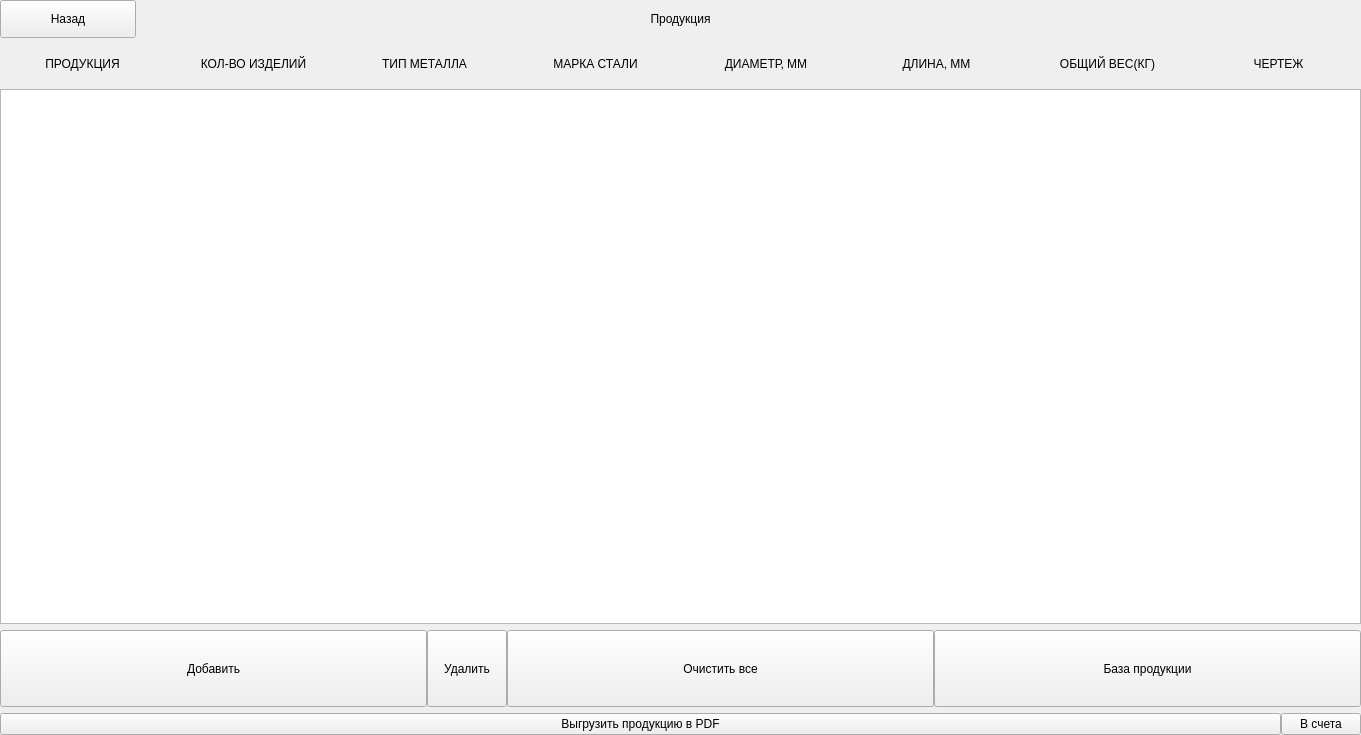
<?xml version="1.0" encoding="UTF-8"?>
<ui version="4.0">
 <class>products_frame</class>
 <widget class="QFrame" name="products_frame">
  <property name="geometry">
   <rect>
    <x>0</x>
    <y>0</y>
    <width>1361</width>
    <height>735</height>
   </rect>
  </property>
  <property name="windowTitle">
   <string>Frame</string>
  </property>
  <layout class="QVBoxLayout" name="verticalLayout_2">
   <property name="spacing">
    <number>0</number>
   </property>
   <property name="leftMargin">
    <number>0</number>
   </property>
   <property name="topMargin">
    <number>0</number>
   </property>
   <property name="rightMargin">
    <number>0</number>
   </property>
   <property name="bottomMargin">
    <number>0</number>
   </property>
   <item>
    <layout class="QVBoxLayout" name="frame_layout" stretch="1,1,14,2,2">
     <property name="spacing">
      <number>6</number>
     </property>
     <property name="topMargin">
      <number>0</number>
     </property>
     <property name="bottomMargin">
      <number>0</number>
     </property>
     <item>
      <layout class="QHBoxLayout" name="back_and_name_layout" stretch="1,1,6,2">
       <property name="spacing">
        <number>0</number>
       </property>
       <item>
        <widget class="QPushButton" name="back_button">
         <property name="sizePolicy">
          <sizepolicy hsizetype="Minimum" vsizetype="Preferred">
           <horstretch>0</horstretch>
           <verstretch>0</verstretch>
          </sizepolicy>
         </property>
         <property name="text">
          <string>Назад</string>
         </property>
        </widget>
       </item>
       <item>
        <spacer name="horizontalSpacer">
         <property name="orientation">
          <enum>Qt::Horizontal</enum>
         </property>
         <property name="sizeHint" stdset="0">
          <size>
           <width>40</width>
           <height>20</height>
          </size>
         </property>
        </spacer>
       </item>
       <item>
        <widget class="QLabel" name="frame_name_label">
         <property name="text">
          <string>Продукция</string>
         </property>
         <property name="alignment">
          <set>Qt::AlignCenter</set>
         </property>
        </widget>
       </item>
       <item>
        <spacer name="horizontalSpacer_2">
         <property name="orientation">
          <enum>Qt::Horizontal</enum>
         </property>
         <property name="sizeHint" stdset="0">
          <size>
           <width>40</width>
           <height>20</height>
          </size>
         </property>
        </spacer>
       </item>
      </layout>
     </item>
     <item>
      <layout class="QHBoxLayout" name="labels_layout" stretch="2,2,2,2,2,2,2,2">
       <item>
        <widget class="QLabel" name="product_label">
         <property name="text">
          <string>ПРОДУКЦИЯ</string>
         </property>
         <property name="alignment">
          <set>Qt::AlignCenter</set>
         </property>
        </widget>
       </item>
       <item>
        <widget class="QLabel" name="count_product_label">
         <property name="text">
          <string>КОЛ-ВО ИЗДЕЛИЙ</string>
         </property>
         <property name="alignment">
          <set>Qt::AlignCenter</set>
         </property>
        </widget>
       </item>
       <item>
        <widget class="QLabel" name="type_metall_label">
         <property name="text">
          <string>ТИП МЕТАЛЛА</string>
         </property>
         <property name="alignment">
          <set>Qt::AlignCenter</set>
         </property>
        </widget>
       </item>
       <item>
        <widget class="QLabel" name="steel_mark_label">
         <property name="text">
          <string>МАРКА СТАЛИ</string>
         </property>
         <property name="alignment">
          <set>Qt::AlignCenter</set>
         </property>
        </widget>
       </item>
       <item>
        <widget class="QLabel" name="diameter_label">
         <property name="text">
          <string>ДИАМЕТР, ММ</string>
         </property>
         <property name="alignment">
          <set>Qt::AlignCenter</set>
         </property>
        </widget>
       </item>
       <item>
        <widget class="QLabel" name="lenght_label">
         <property name="text">
          <string>ДЛИНА, ММ</string>
         </property>
         <property name="alignment">
          <set>Qt::AlignCenter</set>
         </property>
        </widget>
       </item>
       <item>
        <widget class="QLabel" name="weight_label">
         <property name="text">
          <string>ОБЩИЙ ВЕС(КГ)</string>
         </property>
         <property name="alignment">
          <set>Qt::AlignCenter</set>
         </property>
        </widget>
       </item>
       <item>
        <widget class="QLabel" name="draw_label">
         <property name="text">
          <string>ЧЕРТЕЖ</string>
         </property>
         <property name="alignment">
          <set>Qt::AlignCenter</set>
         </property>
        </widget>
       </item>
      </layout>
     </item>
     <item>
      <widget class="QTableView" name="tableView"/>
     </item>
     <item>
      <layout class="QHBoxLayout" name="buttons_layout" stretch="3,0,3,3">
       <property name="spacing">
        <number>0</number>
       </property>
       <item>
        <widget class="QPushButton" name="add_product_button">
         <property name="sizePolicy">
          <sizepolicy hsizetype="Minimum" vsizetype="Preferred">
           <horstretch>0</horstretch>
           <verstretch>0</verstretch>
          </sizepolicy>
         </property>
         <property name="text">
          <string>Добавить</string>
         </property>
        </widget>
       </item>
       <item>
        <widget class="QPushButton" name="del_product_button">
         <property name="sizePolicy">
          <sizepolicy hsizetype="Minimum" vsizetype="Preferred">
           <horstretch>0</horstretch>
           <verstretch>0</verstretch>
          </sizepolicy>
         </property>
         <property name="text">
          <string>Удалить</string>
         </property>
        </widget>
       </item>
       <item>
        <widget class="QPushButton" name="clear_product_button">
         <property name="sizePolicy">
          <sizepolicy hsizetype="Minimum" vsizetype="Preferred">
           <horstretch>0</horstretch>
           <verstretch>0</verstretch>
          </sizepolicy>
         </property>
         <property name="text">
          <string>Очистить все</string>
         </property>
        </widget>
       </item>
       <item>
        <widget class="QPushButton" name="products_db_button">
         <property name="sizePolicy">
          <sizepolicy hsizetype="Minimum" vsizetype="Preferred">
           <horstretch>0</horstretch>
           <verstretch>0</verstretch>
          </sizepolicy>
         </property>
         <property name="text">
          <string>База продукции</string>
         </property>
        </widget>
       </item>
      </layout>
     </item>
     <item>
      <layout class="QHBoxLayout" name="pdf_layout" stretch="6,0">
       <property name="spacing">
        <number>0</number>
       </property>
       <item>
        <widget class="QPushButton" name="pdf_products_button">
         <property name="sizePolicy">
          <sizepolicy hsizetype="Minimum" vsizetype="Preferred">
           <horstretch>0</horstretch>
           <verstretch>0</verstretch>
          </sizepolicy>
         </property>
         <property name="minimumSize">
          <size>
           <width>75</width>
           <height>0</height>
          </size>
         </property>
         <property name="maximumSize">
          <size>
           <width>16777215</width>
           <height>100</height>
          </size>
         </property>
         <property name="text">
          <string>Выгрузить продукцию в PDF</string>
         </property>
        </widget>
       </item>
       <item>
        <widget class="QPushButton" name="pushButton">
         <property name="text">
          <string>В счета</string>
         </property>
        </widget>
       </item>
      </layout>
     </item>
    </layout>
   </item>
  </layout>
 </widget>
 <resources/>
 <connections/>
</ui>
